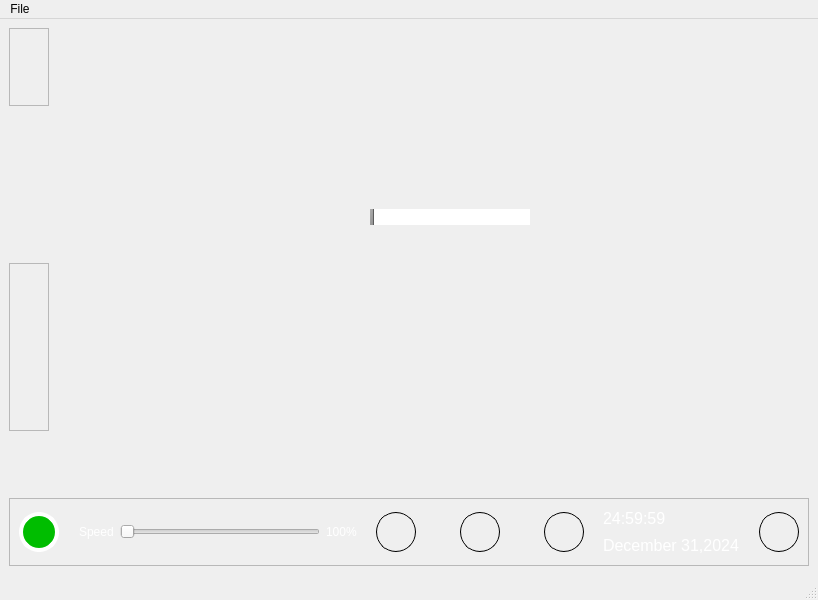
<?xml version="1.0" encoding="UTF-8"?>
<ui version="4.0">
 <class>MainWindow</class>
 <widget class="QMainWindow" name="MainWindow">
  <property name="geometry">
   <rect>
    <x>0</x>
    <y>0</y>
    <width>818</width>
    <height>600</height>
   </rect>
  </property>
  <property name="windowTitle">
   <string>MainWindow</string>
  </property>
  <widget class="QWidget" name="centralwidget">
   <widget class="QFrame" name="topFrame">
    <property name="geometry">
     <rect>
      <x>9</x>
      <y>9</y>
      <width>40</width>
      <height>78</height>
     </rect>
    </property>
    <property name="frameShape">
     <enum>QFrame::StyledPanel</enum>
    </property>
    <property name="frameShadow">
     <enum>QFrame::Raised</enum>
    </property>
    <layout class="QVBoxLayout" name="verticalLayout">
     <item>
      <spacer name="verticalSpacer">
       <property name="orientation">
        <enum>Qt::Vertical</enum>
       </property>
       <property name="sizeHint" stdset="0">
        <size>
         <width>20</width>
         <height>58</height>
        </size>
       </property>
      </spacer>
     </item>
    </layout>
   </widget>
   <widget class="QFrame" name="bottomFrame">
    <property name="geometry">
     <rect>
      <x>9</x>
      <y>479</y>
      <width>800</width>
      <height>68</height>
     </rect>
    </property>
    <property name="styleSheet">
     <string notr="true">#bottomFrame{
	background-color : #333333;
}
#bottomFrame &gt; *{
	color: white;
}</string>
    </property>
    <property name="frameShape">
     <enum>QFrame::StyledPanel</enum>
    </property>
    <property name="frameShadow">
     <enum>QFrame::Raised</enum>
    </property>
    <layout class="QHBoxLayout" name="horizontalLayout_4">
     <item>
      <layout class="QHBoxLayout" name="horizontalLayout_3">
       <item>
        <widget class="QPushButton" name="initPushButton">
         <property name="sizePolicy">
          <sizepolicy hsizetype="Fixed" vsizetype="Fixed">
           <horstretch>0</horstretch>
           <verstretch>0</verstretch>
          </sizepolicy>
         </property>
         <property name="minimumSize">
          <size>
           <width>0</width>
           <height>0</height>
          </size>
         </property>
         <property name="maximumSize">
          <size>
           <width>40</width>
           <height>40</height>
          </size>
         </property>
         <property name="styleSheet">
          <string notr="true">#initPushButton {

    border: 4px solid white;
    border-radius: 20px;
    border-style: outset;
	background-color: #00bd00;
    padding: 5px;
}
#initPushButton:checked{
	background-color: #ff0000;
}</string>
         </property>
         <property name="text">
          <string/>
         </property>
         <property name="checkable">
          <bool>true</bool>
         </property>
        </widget>
       </item>
       <item>
        <layout class="QHBoxLayout" name="horizontalLayout">
         <item>
          <spacer name="horizontalSpacer_6">
           <property name="orientation">
            <enum>Qt::Horizontal</enum>
           </property>
           <property name="sizeHint" stdset="0">
            <size>
             <width>18</width>
             <height>20</height>
            </size>
           </property>
          </spacer>
         </item>
         <item>
          <widget class="QLabel" name="speedLabel">
           <property name="styleSheet">
            <string notr="true">color: white;</string>
           </property>
           <property name="text">
            <string>Speed</string>
           </property>
          </widget>
         </item>
         <item>
          <widget class="QSlider" name="speedSlider">
           <property name="minimumSize">
            <size>
             <width>200</width>
             <height>0</height>
            </size>
           </property>
           <property name="baseSize">
            <size>
             <width>100</width>
             <height>0</height>
            </size>
           </property>
           <property name="orientation">
            <enum>Qt::Horizontal</enum>
           </property>
          </widget>
         </item>
         <item>
          <widget class="QLabel" name="speedValueLabel">
           <property name="styleSheet">
            <string notr="true">color : white;
</string>
           </property>
           <property name="text">
            <string>100%</string>
           </property>
          </widget>
         </item>
        </layout>
       </item>
       <item>
        <spacer name="horizontalSpacer_5">
         <property name="orientation">
          <enum>Qt::Horizontal</enum>
         </property>
         <property name="sizeHint" stdset="0">
          <size>
           <width>18</width>
           <height>20</height>
          </size>
         </property>
        </spacer>
       </item>
       <item>
        <layout class="QHBoxLayout" name="horizontalLayout_2">
         <item>
          <widget class="QPushButton" name="playPushButton">
           <property name="sizePolicy">
            <sizepolicy hsizetype="Fixed" vsizetype="Fixed">
             <horstretch>0</horstretch>
             <verstretch>0</verstretch>
            </sizepolicy>
           </property>
           <property name="minimumSize">
            <size>
             <width>40</width>
             <height>40</height>
            </size>
           </property>
           <property name="maximumSize">
            <size>
             <width>40</width>
             <height>40</height>
            </size>
           </property>
           <property name="styleSheet">
            <string notr="true">#playPushButton{
	border: 1px solid black;
    border-radius: 20px;
    border-style: outset;
	border-image: url(:/bottom/play.png) 0 0 0 0 stretch stretch;
    padding: 5px;
}
#playPushButton:checked{
	border-image: url(:/bottom/play-gray.png) 0 0 0 0 stretch stretch;
}</string>
           </property>
           <property name="text">
            <string/>
           </property>
           <property name="checkable">
            <bool>true</bool>
           </property>
          </widget>
         </item>
         <item>
          <spacer name="horizontalSpacer_3">
           <property name="orientation">
            <enum>Qt::Horizontal</enum>
           </property>
           <property name="sizeHint" stdset="0">
            <size>
             <width>40</width>
             <height>20</height>
            </size>
           </property>
          </spacer>
         </item>
         <item>
          <widget class="QPushButton" name="fwdPushButton">
           <property name="sizePolicy">
            <sizepolicy hsizetype="Fixed" vsizetype="Fixed">
             <horstretch>0</horstretch>
             <verstretch>0</verstretch>
            </sizepolicy>
           </property>
           <property name="minimumSize">
            <size>
             <width>40</width>
             <height>40</height>
            </size>
           </property>
           <property name="maximumSize">
            <size>
             <width>40</width>
             <height>40</height>
            </size>
           </property>
           <property name="styleSheet">
            <string notr="true">
	border: 1px solid black;
    border-radius: 20px;
    border-style: outset;
	border-image: url(:/bottom/forward.jpeg) 0 0 0 0 stretch stretch;
    padding: 5px;

</string>
           </property>
           <property name="text">
            <string/>
           </property>
           <property name="checkable">
            <bool>true</bool>
           </property>
          </widget>
         </item>
         <item>
          <spacer name="horizontalSpacer">
           <property name="orientation">
            <enum>Qt::Horizontal</enum>
           </property>
           <property name="sizeHint" stdset="0">
            <size>
             <width>40</width>
             <height>20</height>
            </size>
           </property>
          </spacer>
         </item>
         <item>
          <widget class="QPushButton" name="stopPushButton">
           <property name="sizePolicy">
            <sizepolicy hsizetype="Fixed" vsizetype="Fixed">
             <horstretch>0</horstretch>
             <verstretch>0</verstretch>
            </sizepolicy>
           </property>
           <property name="minimumSize">
            <size>
             <width>40</width>
             <height>40</height>
            </size>
           </property>
           <property name="maximumSize">
            <size>
             <width>40</width>
             <height>40</height>
            </size>
           </property>
           <property name="styleSheet">
            <string notr="true">#stopPushButton{
	border: 1px solid black;
    border-radius: 20px;
    border-style: outset;
	border-image: url(:/bottom/stop.png) 0 0 0 0 stretch stretch;
    padding: 5px;
}
#stopPushButton:checked{
	border-image: url(:/bottom/stop-gray.png) 0 0 0 0 stretch stretch;
}</string>
           </property>
           <property name="text">
            <string/>
           </property>
           <property name="checkable">
            <bool>true</bool>
           </property>
          </widget>
         </item>
        </layout>
       </item>
       <item>
        <spacer name="horizontalSpacer_7">
         <property name="orientation">
          <enum>Qt::Horizontal</enum>
         </property>
         <property name="sizeHint" stdset="0">
          <size>
           <width>18</width>
           <height>20</height>
          </size>
         </property>
        </spacer>
       </item>
       <item>
        <layout class="QVBoxLayout" name="dateTimeVLayout">
         <item>
          <widget class="QLabel" name="timeLabel">
           <property name="font">
            <font>
             <pointsize>12</pointsize>
            </font>
           </property>
           <property name="styleSheet">
            <string notr="true">color: white;
</string>
           </property>
           <property name="text">
            <string>24:59:59</string>
           </property>
          </widget>
         </item>
         <item>
          <widget class="QLabel" name="dateLabel">
           <property name="font">
            <font>
             <pointsize>12</pointsize>
            </font>
           </property>
           <property name="styleSheet">
            <string notr="true">color: white;</string>
           </property>
           <property name="text">
            <string>December 31,2024</string>
           </property>
          </widget>
         </item>
        </layout>
       </item>
       <item>
        <spacer name="horizontalSpacer_8">
         <property name="orientation">
          <enum>Qt::Horizontal</enum>
         </property>
         <property name="sizeHint" stdset="0">
          <size>
           <width>18</width>
           <height>20</height>
          </size>
         </property>
        </spacer>
       </item>
       <item>
        <widget class="QPushButton" name="powerPushButton">
         <property name="sizePolicy">
          <sizepolicy hsizetype="Fixed" vsizetype="Fixed">
           <horstretch>0</horstretch>
           <verstretch>0</verstretch>
          </sizepolicy>
         </property>
         <property name="minimumSize">
          <size>
           <width>40</width>
           <height>40</height>
          </size>
         </property>
         <property name="maximumSize">
          <size>
           <width>40</width>
           <height>40</height>
          </size>
         </property>
         <property name="styleSheet">
          <string notr="true">#powerPushButton{
	border: 1px solid black;
    border-radius: 20px;
    border-style: outset;
	border-image: url(:/bottom/power.png) 0 0 0 0 stretch stretch;
    padding: 5px;
}
#powerPushButton:checked{
	border-image: url(:/bottom/power-gray.png) 0 0 0 0 stretch stretch;
}</string>
         </property>
         <property name="text">
          <string/>
         </property>
         <property name="checkable">
          <bool>true</bool>
         </property>
         <property name="checked">
          <bool>false</bool>
         </property>
        </widget>
       </item>
      </layout>
     </item>
    </layout>
   </widget>
   <widget class="QFrame" name="topFrame_2">
    <property name="geometry">
     <rect>
      <x>9</x>
      <y>244</y>
      <width>40</width>
      <height>168</height>
     </rect>
    </property>
    <property name="frameShape">
     <enum>QFrame::StyledPanel</enum>
    </property>
    <property name="frameShadow">
     <enum>QFrame::Raised</enum>
    </property>
    <layout class="QVBoxLayout" name="verticalLayout_2">
     <item>
      <spacer name="verticalSpacer_2">
       <property name="orientation">
        <enum>Qt::Vertical</enum>
       </property>
       <property name="sizeHint" stdset="0">
        <size>
         <width>20</width>
         <height>148</height>
        </size>
       </property>
      </spacer>
     </item>
    </layout>
   </widget>
   <widget class="QSlider" name="horizontalSlider">
    <property name="geometry">
     <rect>
      <x>370</x>
      <y>190</y>
      <width>160</width>
      <height>16</height>
     </rect>
    </property>
    <property name="styleSheet">
     <string notr="true">::groove:horizontal {
    border: 1px solid #999999;
    height: 18px; 
    margin: 2px 0;
	position: relative;
}
::handle:horizontal {
    background: qlineargradient(x1:0, y1:0, x2:1, y2:1, stop:0 #b4b4b4, stop:1 #8f8f8f);
    border: 1px solid #5c5c5c;
	margin : 0 -3px;
	width: 4px;
	position: absolute;
	bottom : 0;
}

::add-page:horizontal {
    background: white;
}

::sub-page:horizontal {
    background: white;
}</string>
    </property>
    <property name="orientation">
     <enum>Qt::Horizontal</enum>
    </property>
   </widget>
  </widget>
  <widget class="QMenuBar" name="menubar">
   <property name="geometry">
    <rect>
     <x>0</x>
     <y>0</y>
     <width>818</width>
     <height>22</height>
    </rect>
   </property>
   <widget class="QMenu" name="menuFile">
    <property name="title">
     <string>File</string>
    </property>
    <addaction name="actionNew"/>
    <addaction name="actionOpen"/>
    <addaction name="actionSave"/>
    <addaction name="actionExit"/>
   </widget>
   <addaction name="menuFile"/>
  </widget>
  <widget class="QStatusBar" name="statusbar"/>
  <action name="actionNew">
   <property name="text">
    <string>New</string>
   </property>
  </action>
  <action name="actionSave">
   <property name="text">
    <string>Save</string>
   </property>
  </action>
  <action name="actionExit">
   <property name="text">
    <string>Exit</string>
   </property>
  </action>
  <action name="actionOpen">
   <property name="text">
    <string>Open</string>
   </property>
  </action>
 </widget>
 <resources>
  <include location="assets/assets.qrc"/>
 </resources>
 <connections/>
</ui>
